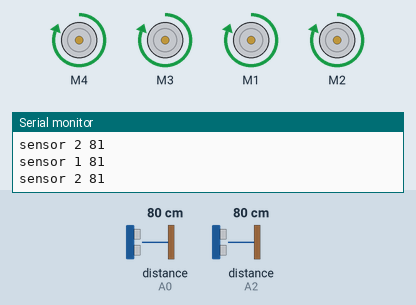
This sketch was run on a simulated Arduino Uno, built with avr-gcc and run on an emulated ATmega328P. Parts: 4 × DC motor (green arrow = forward, orange = backward, longer = faster), the last lines printed to the serial monitor. The test bench sets the inputs (shaded band); at power-on: distance to the obstacle (sensors on A0, A2) 80 cm. The echo pulse lasts 58.3 µs per cm.

Above: at 3.2 s.
3.3 s: distance to the obstacle (sensor on A0) set to 2 cm
At 3.8 s:
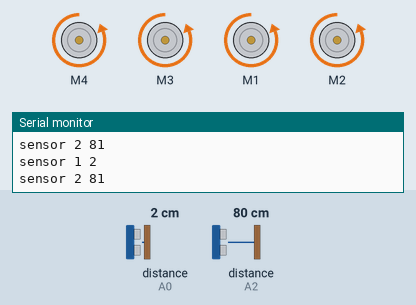
At 5.2 s:
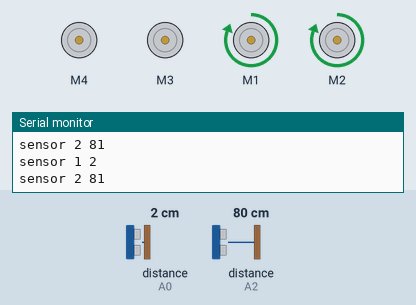
6.3 s: distance to the obstacle (sensor on A2) set to 250 cm
9.3 s: distance to the obstacle (sensor on A0) set to 18 cm
At 10.4 s:
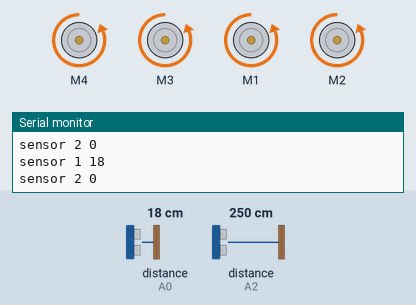
11.0 s: distance to the obstacle (sensor on A2) set to 203 cm
14.0 s: distance to the obstacle (sensor on A2) set to 198 cm
17.0 s: distance to the obstacle (sensor on A2) set to 17 cm
20.0 s: distance to the obstacle (sensor on A2) set to 14 cm
At 21.0 s:
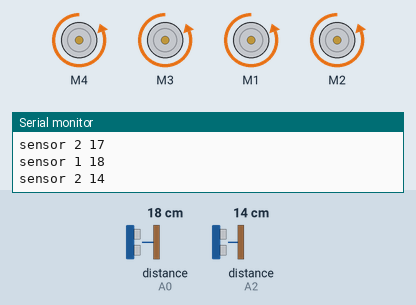
Timing chart, 0 to 22.5 s (numbered marks = the images above; inputs shaded):
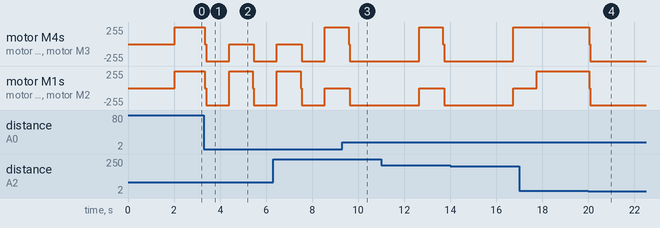

The sketch:

carro_inteligente.ino
```cpp
#include <NewPing.h>
#include <AFMotor.h> //Adafruit Motor Shield


#define TRIGGER_PIN_1 A1
#define ECHO_PIN_1 A0
#define TRIGGER_PIN_2 A3
#define ECHO_PIN_2 A2
#define MAX_DISTANCE 200

NewPing sonar_1(TRIGGER_PIN_1, ECHO_PIN_1, MAX_DISTANCE);
NewPing sonar_2(TRIGGER_PIN_2, ECHO_PIN_2, MAX_DISTANCE);

  AF_DCMotor  motorFL(1);
  AF_DCMotor  motorFR(4);
  AF_DCMotor  motorBL(2);
  AF_DCMotor  motorBR(3);


void setup() {

  delay(2000);

  Serial.begin(9600);

  // VELOCIDADE DOS MOTORES
  motorFR.setSpeed(255);
  motorBR.setSpeed(255);
  motorFL.setSpeed(255);
  motorBL.setSpeed(255);


  // INICIAM PARADOS
  motorFR.run(RELEASE);
  motorBR.run(RELEASE);
  motorFL.run(RELEASE);
  motorBL.run(RELEASE);


}

void loop() {

  int Distance_1 = 0; //Distância do sensor ultrassônico (shield vermelha)
  int Distance_2 = 0; //Distância do sensor ultrassônico (shield amarela)
  int sonares = 0;
  int Direction = 0;

  Distance_1 = sonar_1.ping_cm();
  Distance_2 = sonar_2.ping_cm();
  sonares = sonar_1.ping_cm() + sonar_2.ping_cm();

  Serial.print("sensor 1 ");
  Serial.println(Distance_1);
  Serial.print("sensor 2 ");
  Serial.println(Distance_2);
  delay(10);

  halt();

    if(Distance_1 > 15 && Distance_2 > 15 || sonares == 0){

      moveForward();

      }

      else{
        halt();
        delay(50);
        Direction = Distance_1 - Distance_2;

        if(Direction > 0 && Distance_1 < 15 && sonares != 0){
          moveBackward();
          delay(1000);
          halt();
          //delay(50);
          moveRight();
        }
        else if(Direction < 0 && sonares != 0){
          moveBackward();
          delay(1000);
          halt();
          //delay(50);
          moveLeft();
        }
        else{
          moveBackward();
          delay(3000);
          moveRight();
        }
        delay(1000);
      }

}
  void moveForward() {

    motorBL.run(FORWARD);
    motorFL.run(FORWARD);
    motorBR.run(FORWARD);
    motorFR.run(FORWARD);

  }

  void moveBackward() {
    motorBL.run(BACKWARD);
    motorFL.run(BACKWARD);
    motorBR.run(BACKWARD);
    motorFR.run(BACKWARD);
  }

  void moveRight() {
    motorBL.run(RELEASE);
    motorFL.run(RELEASE);
    motorBR.run(FORWARD);
    motorFR.run(FORWARD);
  }

  void moveLeft() {
    motorBR.run(RELEASE);
    motorFR.run(RELEASE);
    motorBL.run(FORWARD);
    motorFL.run(FORWARD);
  }

  void halt() {
    motorBL.run(RELEASE);
    motorBR.run(RELEASE);
    motorFL.run(RELEASE);
    motorFR.run(RELEASE);
  }
```

Measured:
- after the input at 3.3 s, motor M4, motor M3: forward 255/255 → backward 255/255 at once, → stopped 1.1 s later, → backward 255/255 1.1 s later; motor M1, motor M2: forward 255/255 → backward 255/255 at once, → forward 255/255 1.1 s later, → backward 255/255 1.0 s later
- after the input at 9.3 s, motor M4, motor M3, motor M1, motor M2: goes on until 9.6 s, then stays backward 255/255
- after the input at 20.0 s, motor M4, motor M3, motor M1, motor M2: forward 255/255 → backward 255/255 at once
